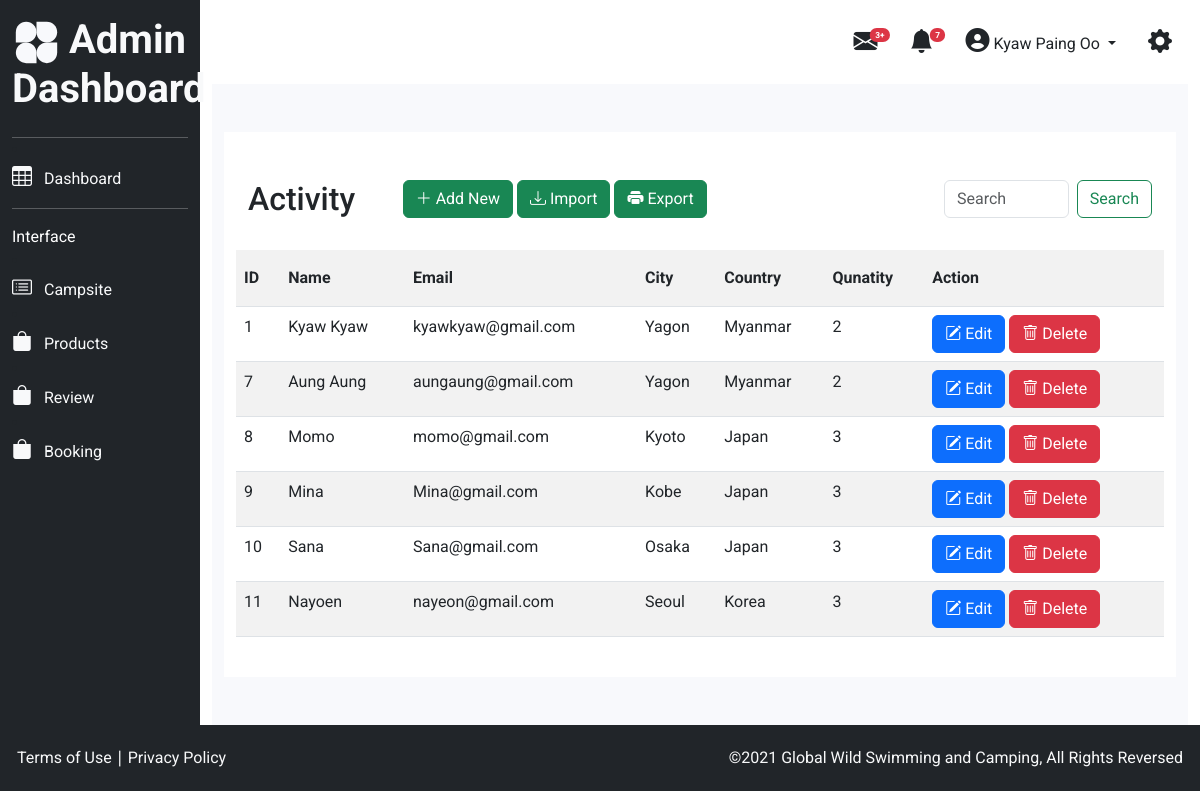
The app's page /admin_panel/booking/booking.php (signed in) with its own data.
### tables this page shows
CREATE TABLE `product_order` (
  `id` int NOT NULL,
  `name` varchar(255) NOT NULL,
  `email` varchar(255) NOT NULL,
  `city` varchar(255) NOT NULL,
  `country` varchar(255) NOT NULL,
  `product` varchar(255) NOT NULL,
  `quantity` int NOT NULL
);

### admin_panel/booking/booking.php (the view, shortened to what this page needs)
<?php
    require_once('header.php');
    require_once('../../db/dbconfig.php');
    $product_order = $pdo_conn->prepare("SELECT * FROM product_order ORDER BY  product_order.id ASC ");
    $product_order->execute();
    $product_order_result = $product_order->fetchAll();
?>
<div class="container-fluid dashboard-bg py-4 ">
        <div class="contianer bg-white my-4 p-4">
            <div class="row py-4">
                <div class="col-md-2">
                    <h2>Activity</h2>
                </div>
                <div class="col-md-7">
                    <a href="create_form.php" class="btn btn-success"><i class="bi bi-plus-lg"></i> Add New</a>
                    <a href="#" class="btn btn-success"><i class="bi bi-download"></i> Import</a>
                    <a href="#" class="btn btn-success"><i class="bi bi-printer-fill"></i> Export</a>
                </div>
                <div class="col-md-3">
                <form class="d-flex" role="search">
                    <input class="form-control me-2" type="search" placeholder="Search" aria-label="Search">
                    <button class="btn btn-outline-success" type="submit">Search</button>
                </form>
                </div>
            </div>
            <div class="row">
            <table class="table table-striped">
                <tr>
                    <th scope="col" class="py-3">ID</th>
                    <th scope="col" class="py-3">Name</th>
                    <th scope="col" class="py-3">Email</th>
                    <th scope="col" class="py-3">City</th>
                    <th scope="col" class="py-3">Country</th>
                    <th scope="col" class="py-3">Qunatity</th>
                    <th scope="col" class="py-3">Action</th>
                </tr>
                <?php
                if(!empty($product_order_result)){
                    foreach($product_order_result as $product_order_row){
                ?>
                <tr>
                    <td><?php echo $product_order_row['id']; ?></td>
                    <td><?php echo $product_order_row['name']; ?></td>
                    <td><?php echo $product_order_row['email']; ?></td>
                    <td><?php echo $product_order_row['city']; ?></td>
                    <td><?php echo $product_order_row['country']; ?></td>
                    <td><?php echo $product_order_row['quantity']; ?></td>
                    <td>
                    <a href="edit.php?id=<?php echo $product_order_row['id'] ?>" class="btn btn-primary"><i class="bi bi-pencil-square"></i> Edit</a>
                    <a href="delete.php?id=<?php echo $product_order_row['id'] ?>" class="btn btn-danger"><i class="bi bi-trash"></i> Delete</a></td>
                </tr>
                <?php
                        }
                    }
                ?>
            </table>
            </div>
        </div>
    </div>
<?php
    require_once('footer.php');
?>

### css/style.css (style rules this page uses)
body { font-family: "Roboto", sans-serif; }
.dashboard-bg { background-color: #f8f9fc; }

### records on screen
product_order: id "1", name "Kyaw Kyaw", email "kyawkyaw@gmail.com", city "Yagon", country "Myanmar", quantity "2"
product_order: id "7", name "Aung Aung", email "aungaung@gmail.com", city "Yagon", country "Myanmar", quantity "2"
product_order: id "8", name "Momo", email "momo@gmail.com", city "Kyoto", country "Japan", quantity "3"
product_order: id "9", name "Mina", email "Mina@gmail.com", city "Kobe", country "Japan", quantity "3"
product_order: id "10", name "Sana", email "Sana@gmail.com", city "Osaka", country "Japan", quantity "3"
product_order: id "11", name "Nayoen", email "nayeon@gmail.com", city "Seoul", country "Korea", quantity "3"

### other values on screen
$_SESSION['name'] "Kyaw Paing Oo"
